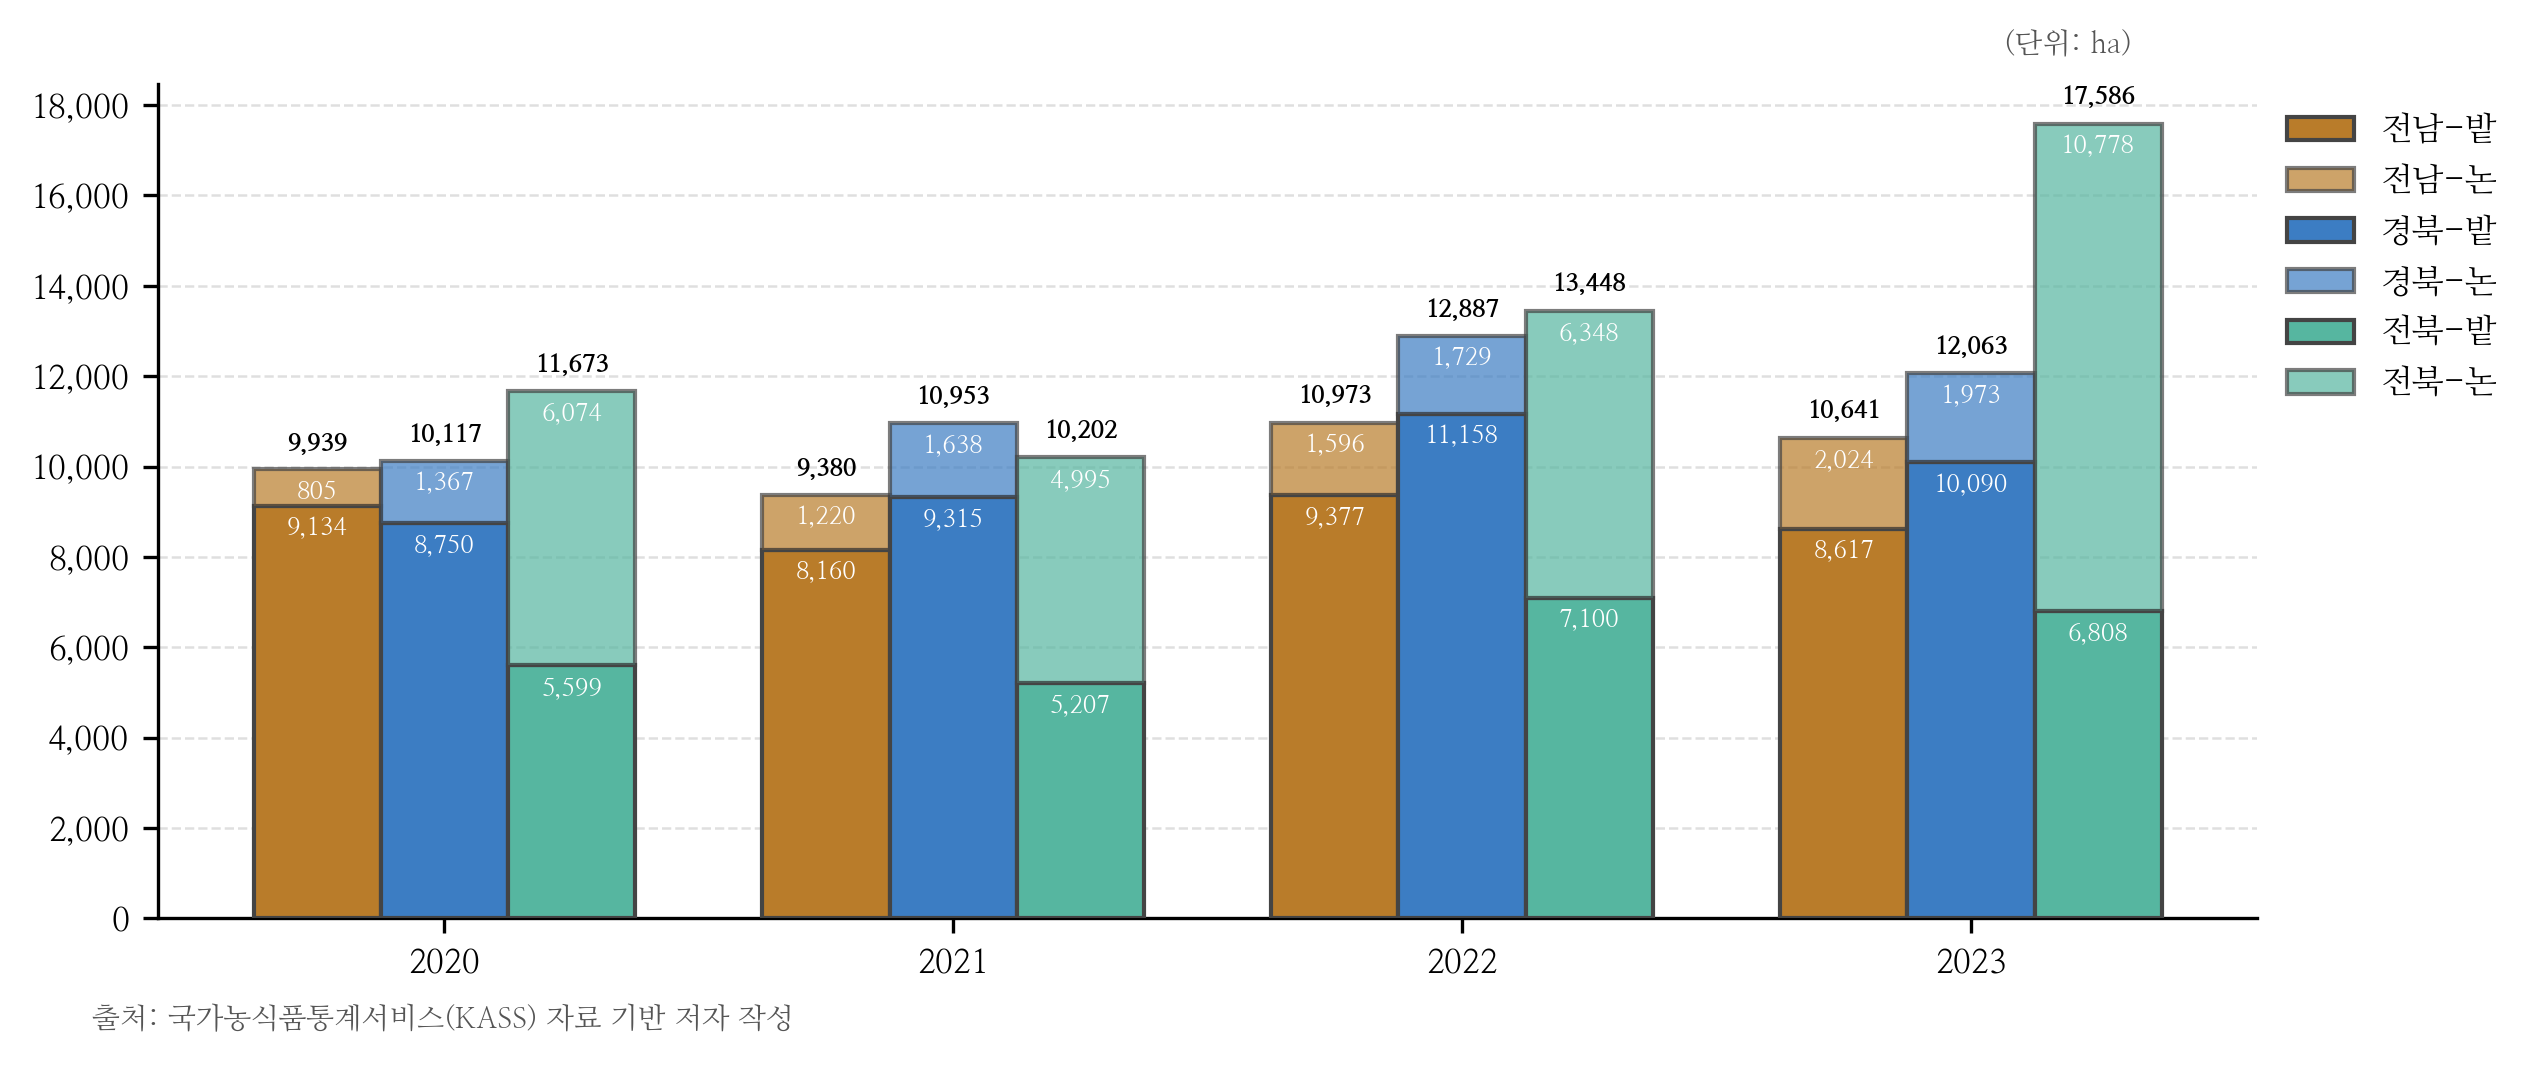

The script that saved this image:
import matplotlib as mpl
import matplotlib.pyplot as plt
from matplotlib import font_manager
import numpy as np
import pandas as pd

### 폰트
font_path = "/usr/share/fonts/truetype/nanum/NanumMyeongjo.ttf"
font_manager.fontManager.addfont(font_path)
mpl.rc("font", family="NanumMyeongjo")
mpl.rcParams["axes.unicode_minus"] = False

### 스타일
pt = 1/72
mpl.rcParams.update({
    "figure.figsize": (650 * pt, 260 * pt),
    "font.size": 9, "axes.titlesize": 11, "axes.labelsize": 9,
    "xtick.labelsize": 8, "ytick.labelsize": 8,
    "legend.fontsize": 8, "lines.linewidth": 0.75,
})

### ⬇️ 지역별 대표 색 (논·밭은 같은 계열)
region_colors = {
    "경북": "#3C7DC3",   # 파랑
    "전남": "#B97C2A",   # 오렌지
    "전북": "#56B6A0",   # 초록
}

### CSV 읽기
csv_file = "/home/user/문서/workspace/python/graph/data/콩_논밭_면적_경북전남전북.csv"
wide = pd.read_csv(csv_file).convert_dtypes()

### wide → long 변환
records = []
for col in wide.columns:
    if col == "시점":  # first column
        continue
    region, category = col.replace('"', "").split(",")
    region, category = region.strip(), category.strip()
    for _, row in wide.iterrows():
        records.append({
            "연도": int(row["시점"]),
            "지역": region,
            "구분": category,
            "값": float(row[col]) if pd.notna(row[col]) else 0
        })

df = pd.DataFrame(records)

### 그래프 준비
years = sorted(df["연도"].unique())
# regions = sorted(df["지역"].unique())
regions = ["전남", "경북", "전북"]   # ← 원하는 순서로


# categories = sorted(df["구분"].unique())  # 논/밭
categories = ["밭", "논"]



fig, ax = plt.subplots()
clusters = len(years)
bars_per_cluster = len(regions)
bar_width = 0.75 / bars_per_cluster
cluster_x = np.arange(clusters)

### 그래프: 지역별 색, 구분은 같은 계열+투명도 차이
for r_i, region in enumerate(regions):
    bottoms = np.zeros(clusters)
    bar_x = cluster_x + (r_i - (bars_per_cluster - 1) / 2) * bar_width

    base_color = region_colors.get(region, "#999999")

    for c_i, cat in enumerate(categories):
        vals = []
        for year in years:
            v = df.loc[(df["연도"] == year) & (df["지역"] == region) & (df["구분"] == cat), "값"]
            if len(v):
                v = float(v.iloc[0]) if pd.notna(v.iloc[0]) else 0
            else:
                v = 0
            vals.append(v)

        vals = np.array(vals)

        # 같은 색 계열로 alpha 구분 (논/밭)
        alpha = 0.7 if cat == "논" else 1

        ax.bar(bar_x, vals, bottom=bottoms,
               width=bar_width,
               label=f"{region}-{cat}",
               color=base_color,
               alpha=alpha,
               edgecolor="#444",
               zorder=3)
        bottoms += vals
                # 라벨 표시 (각 스택의 중앙)

        # 스택 내부 라벨
        for idx, v in enumerate(vals):
            if v > 0:
                ax.annotate(f"{v:,.0f}",
                            (bar_x[idx], bottoms[idx] - 500),
                            ha="center", va="center",
                            fontsize=6, color="#FFFFFF", zorder=5)

    # 🔥 여기서 단 한 번 지역 합계 표시
    for idx, total in enumerate(bottoms):
        ax.annotate(
            f"{total:,.0f}",
            (bar_x[idx], total),
            xytext=(0, 3), textcoords="offset points",
            ha="center", va="bottom",
            fontsize=6, fontweight="bold",
            color="#000000",
            zorder=6
        )


### X축
ax.set_xticks(cluster_x)
ax.set_xticklabels(years)


### y축 텍스트

y_min, y_max = 0, 18_000
step = 2_000

ticks = np.arange(y_min, y_max + step, step)
ax.set_yticks(ticks)

labels = []
for t in ticks:
    labels.append(f"{t:,}")   # ← 쉼표만 추가

ax.set_yticklabels(labels)





ax.grid(axis='y', linestyle='--', linewidth=0.6, alpha=0.4, zorder=0)
ax.spines["top"].set_visible(False)
ax.spines["right"].set_visible(False)



ax.legend(bbox_to_anchor=(1.0, 1.0), frameon=False)


### 출처 텍스트

fig.text(
    0.23, 0.03,
    "출처: 국가농식품통계서비스(KASS) 자료 기반 저자 작성",
    ha="center", va="top",
    fontsize=7, color="#555"
)


### 단위 텍스트
fig.text(
    0.83, 0.93,
    "(단위: ha)",
    ha="center", va="top",
    fontsize=7, color="#555"
)





### 저장

pic_name = "콩_논밭_면적_경북전남전북"
save_path = f"/home/user/문서/workspace/python/graph/image"

sample_file = f"/home/user/문서/workspace/python/temp/chart.png"

# # sample
# mpl.use("Agg")
# fig.savefig(f"{sample_file}", dpi=300, bbox_inches="tight")
# plt.close(fig)


# # PNG 저장
# mpl.use("Agg")
# fig.savefig(f"{save_path}/{pic_name}.png", dpi=300, bbox_inches="tight")
# plt.close(fig)


# # PGF 저장
# mpl.use("pgf")
# fig.savefig(f"{save_path}/{pic_name}.pgf")
# plt.close(fig)
